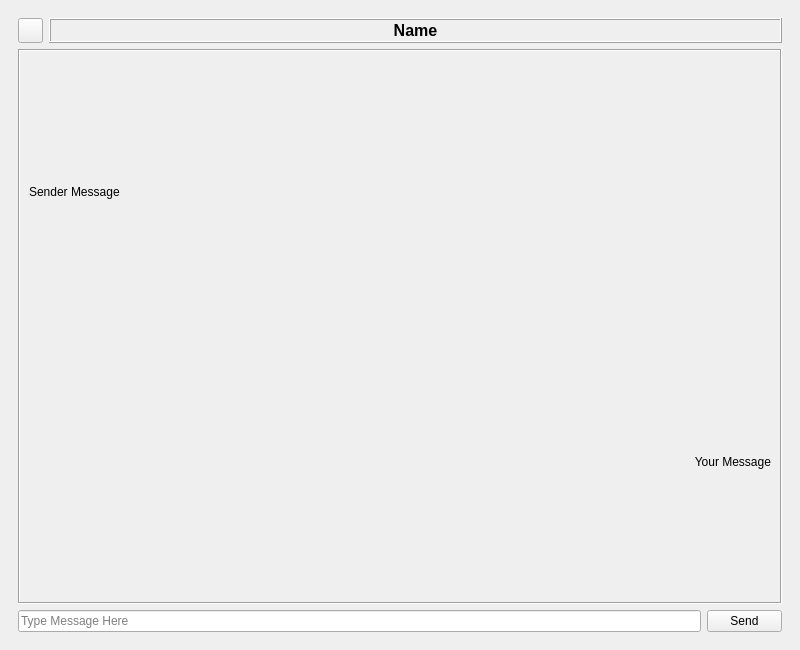
<?xml version="1.0" encoding="UTF-8"?>
<ui version="4.0">
 <class>MainWindow</class>
 <widget class="QMainWindow" name="MainWindow">
  <property name="enabled">
   <bool>true</bool>
  </property>
  <property name="geometry">
   <rect>
    <x>0</x>
    <y>0</y>
    <width>800</width>
    <height>650</height>
   </rect>
  </property>
  <property name="sizePolicy">
   <sizepolicy hsizetype="Expanding" vsizetype="Expanding">
    <horstretch>0</horstretch>
    <verstretch>0</verstretch>
   </sizepolicy>
  </property>
  <property name="minimumSize">
   <size>
    <width>0</width>
    <height>0</height>
   </size>
  </property>
  <property name="windowTitle">
   <string>Chat Room</string>
  </property>
  <property name="windowIcon">
   <iconset theme="utilities-terminal">
    <normaloff>../../.designer/backup</normaloff>../../.designer/backup</iconset>
  </property>
  <widget class="QWidget" name="centralwidget">
   <layout class="QGridLayout" name="gridLayout">
    <item row="0" column="0">
     <widget class="QStackedWidget" name="stackedWidget">
      <property name="currentIndex">
       <number>1</number>
      </property>
      <widget class="QWidget" name="page_1">
       <layout class="QGridLayout" name="gridLayout_6">
        <item row="0" column="0">
         <layout class="QVBoxLayout" name="verticalLayout_2">
          <item>
           <layout class="QGridLayout" name="gridLayout_3">
            <item row="0" column="0">
             <widget class="QLabel" name="chatroom_label">
              <property name="sizePolicy">
               <sizepolicy hsizetype="Maximum" vsizetype="Maximum">
                <horstretch>0</horstretch>
                <verstretch>0</verstretch>
               </sizepolicy>
              </property>
              <property name="font">
               <font>
                <family>Kinnari</family>
                <pointsize>32</pointsize>
                <bold>true</bold>
               </font>
              </property>
              <property name="text">
               <string>CHAT ROOM</string>
              </property>
              <property name="alignment">
               <set>Qt::AlignCenter</set>
              </property>
             </widget>
            </item>
           </layout>
          </item>
          <item>
           <layout class="QGridLayout" name="gridLayout_2">
            <property name="leftMargin">
             <number>5</number>
            </property>
            <property name="rightMargin">
             <number>5</number>
            </property>
            <item row="0" column="1">
             <layout class="QGridLayout" name="gridLayout_5">
              <item row="0" column="0">
               <layout class="QGridLayout" name="gridLayout_7">
                <item row="0" column="1">
                 <widget class="QLineEdit" name="name_edit">
                  <property name="sizePolicy">
                   <sizepolicy hsizetype="Expanding" vsizetype="Fixed">
                    <horstretch>0</horstretch>
                    <verstretch>0</verstretch>
                   </sizepolicy>
                  </property>
                  <property name="minimumSize">
                   <size>
                    <width>260</width>
                    <height>0</height>
                   </size>
                  </property>
                  <property name="maximumSize">
                   <size>
                    <width>260</width>
                    <height>16777215</height>
                   </size>
                  </property>
                  <property name="inputMask">
                   <string notr="true" extracomment="Enter Your Name"/>
                  </property>
                  <property name="text">
                   <string/>
                  </property>
                  <property name="placeholderText">
                   <string>Enter name here</string>
                  </property>
                 </widget>
                </item>
                <item row="0" column="0">
                 <widget class="QLabel" name="name_label">
                  <property name="text">
                   <string>Enter your Name</string>
                  </property>
                 </widget>
                </item>
                <item row="1" column="1">
                 <widget class="QLineEdit" name="serveraddr_edit">
                  <property name="sizePolicy">
                   <sizepolicy hsizetype="Expanding" vsizetype="Fixed">
                    <horstretch>0</horstretch>
                    <verstretch>0</verstretch>
                   </sizepolicy>
                  </property>
                  <property name="minimumSize">
                   <size>
                    <width>260</width>
                    <height>0</height>
                   </size>
                  </property>
                  <property name="maximumSize">
                   <size>
                    <width>260</width>
                    <height>16777215</height>
                   </size>
                  </property>
                  <property name="placeholderText">
                   <string>eg. 192.168.29.102:2202</string>
                  </property>
                 </widget>
                </item>
                <item row="1" column="0">
                 <widget class="QLabel" name="serveraddr_label">
                  <property name="text">
                   <string>Enter Server Address</string>
                  </property>
                 </widget>
                </item>
               </layout>
              </item>
             </layout>
            </item>
            <item row="0" column="0">
             <spacer name="horizontalSpacer_3">
              <property name="orientation">
               <enum>Qt::Horizontal</enum>
              </property>
              <property name="sizeType">
               <enum>QSizePolicy::Expanding</enum>
              </property>
              <property name="sizeHint" stdset="0">
               <size>
                <width>30</width>
                <height>20</height>
               </size>
              </property>
             </spacer>
            </item>
            <item row="0" column="2">
             <spacer name="horizontalSpacer_4">
              <property name="orientation">
               <enum>Qt::Horizontal</enum>
              </property>
              <property name="sizeType">
               <enum>QSizePolicy::Expanding</enum>
              </property>
              <property name="sizeHint" stdset="0">
               <size>
                <width>30</width>
                <height>20</height>
               </size>
              </property>
             </spacer>
            </item>
           </layout>
          </item>
          <item>
           <layout class="QVBoxLayout" name="verticalLayout">
            <item>
             <layout class="QGridLayout" name="gridLayout_4">
              <property name="topMargin">
               <number>7</number>
              </property>
              <property name="bottomMargin">
               <number>60</number>
              </property>
              <item row="0" column="0">
               <widget class="QPushButton" name="submit_button">
                <property name="sizePolicy">
                 <sizepolicy hsizetype="Maximum" vsizetype="Fixed">
                  <horstretch>0</horstretch>
                  <verstretch>0</verstretch>
                 </sizepolicy>
                </property>
                <property name="text">
                 <string>Submit</string>
                </property>
               </widget>
              </item>
              <item row="1" column="0">
               <widget class="QLabel" name="result_edit">
                <property name="sizePolicy">
                 <sizepolicy hsizetype="Preferred" vsizetype="Preferred">
                  <horstretch>0</horstretch>
                  <verstretch>0</verstretch>
                 </sizepolicy>
                </property>
                <property name="minimumSize">
                 <size>
                  <width>0</width>
                  <height>50</height>
                 </size>
                </property>
                <property name="text">
                 <string>....</string>
                </property>
                <property name="scaledContents">
                 <bool>false</bool>
                </property>
                <property name="alignment">
                 <set>Qt::AlignCenter</set>
                </property>
               </widget>
              </item>
             </layout>
            </item>
            <item>
             <spacer name="verticalSpacer">
              <property name="orientation">
               <enum>Qt::Vertical</enum>
              </property>
              <property name="sizeHint" stdset="0">
               <size>
                <width>20</width>
                <height>40</height>
               </size>
              </property>
             </spacer>
            </item>
           </layout>
          </item>
         </layout>
        </item>
       </layout>
      </widget>
      <widget class="QWidget" name="page_2">
       <layout class="QGridLayout" name="gridLayout_9">
        <item row="0" column="0">
         <layout class="QGridLayout" name="gridLayout_8">
          <item row="0" column="1" colspan="2">
           <widget class="QLabel" name="username_label">
            <property name="font">
             <font>
              <pointsize>12</pointsize>
              <bold>true</bold>
             </font>
            </property>
            <property name="frameShape">
             <enum>QFrame::Box</enum>
            </property>
            <property name="frameShadow">
             <enum>QFrame::Raised</enum>
            </property>
            <property name="text">
             <string>Name</string>
            </property>
            <property name="alignment">
             <set>Qt::AlignCenter</set>
            </property>
           </widget>
          </item>
          <item row="0" column="0">
           <widget class="QPushButton" name="back_button">
            <property name="maximumSize">
             <size>
              <width>25</width>
              <height>16777215</height>
             </size>
            </property>
            <property name="font">
             <font>
              <family>codicon</family>
             </font>
            </property>
            <property name="icon">
             <iconset theme="go-previous"/>
            </property>
           </widget>
          </item>
          <item row="2" column="0" colspan="2">
           <widget class="QLineEdit" name="typemessage_edit">
            <property name="placeholderText">
             <string>Type Message Here</string>
            </property>
           </widget>
          </item>
          <item row="2" column="2">
           <widget class="QPushButton" name="send_button">
            <property name="maximumSize">
             <size>
              <width>75</width>
              <height>16777215</height>
             </size>
            </property>
            <property name="text">
             <string>Send</string>
            </property>
           </widget>
          </item>
          <item row="1" column="0" colspan="3">
           <widget class="QScrollArea" name="scrollArea">
            <property name="sizePolicy">
             <sizepolicy hsizetype="Minimum" vsizetype="Minimum">
              <horstretch>0</horstretch>
              <verstretch>0</verstretch>
             </sizepolicy>
            </property>
            <property name="frameShape">
             <enum>QFrame::Box</enum>
            </property>
            <property name="horizontalScrollBarPolicy">
             <enum>Qt::ScrollBarAsNeeded</enum>
            </property>
            <property name="widgetResizable">
             <bool>true</bool>
            </property>
            <property name="alignment">
             <set>Qt::AlignLeading|Qt::AlignLeft|Qt::AlignVCenter</set>
            </property>
            <widget class="QWidget" name="scrollAreaWidgetContents">
             <property name="geometry">
              <rect>
               <x>0</x>
               <y>0</y>
               <width>758</width>
               <height>539</height>
              </rect>
             </property>
             <layout class="QGridLayout" name="gridLayout_10">
              <item row="1" column="0">
               <widget class="QLabel" name="sendmsg_label">
                <property name="sizePolicy">
                 <sizepolicy hsizetype="Preferred" vsizetype="MinimumExpanding">
                  <horstretch>0</horstretch>
                  <verstretch>0</verstretch>
                 </sizepolicy>
                </property>
                <property name="minimumSize">
                 <size>
                  <width>0</width>
                  <height>100</height>
                 </size>
                </property>
                <property name="text">
                 <string>Your Message</string>
                </property>
                <property name="alignment">
                 <set>Qt::AlignRight|Qt::AlignTrailing|Qt::AlignVCenter</set>
                </property>
                <property name="wordWrap">
                 <bool>true</bool>
                </property>
                <property name="margin">
                 <number>6</number>
                </property>
               </widget>
              </item>
              <item row="0" column="0">
               <widget class="QLabel" name="recvmsg_label">
                <property name="sizePolicy">
                 <sizepolicy hsizetype="Preferred" vsizetype="MinimumExpanding">
                  <horstretch>0</horstretch>
                  <verstretch>0</verstretch>
                 </sizepolicy>
                </property>
                <property name="minimumSize">
                 <size>
                  <width>0</width>
                  <height>100</height>
                 </size>
                </property>
                <property name="text">
                 <string>Sender Message</string>
                </property>
                <property name="wordWrap">
                 <bool>true</bool>
                </property>
                <property name="margin">
                 <number>6</number>
                </property>
               </widget>
              </item>
             </layout>
            </widget>
           </widget>
          </item>
         </layout>
        </item>
       </layout>
      </widget>
     </widget>
    </item>
   </layout>
  </widget>
  <action name="actionMenu_Label">
   <property name="text">
    <string>Menu Label</string>
   </property>
  </action>
  <action name="actionMenu_Label_2">
   <property name="text">
    <string>Menu Label</string>
   </property>
  </action>
 </widget>
 <resources/>
 <connections/>
</ui>
